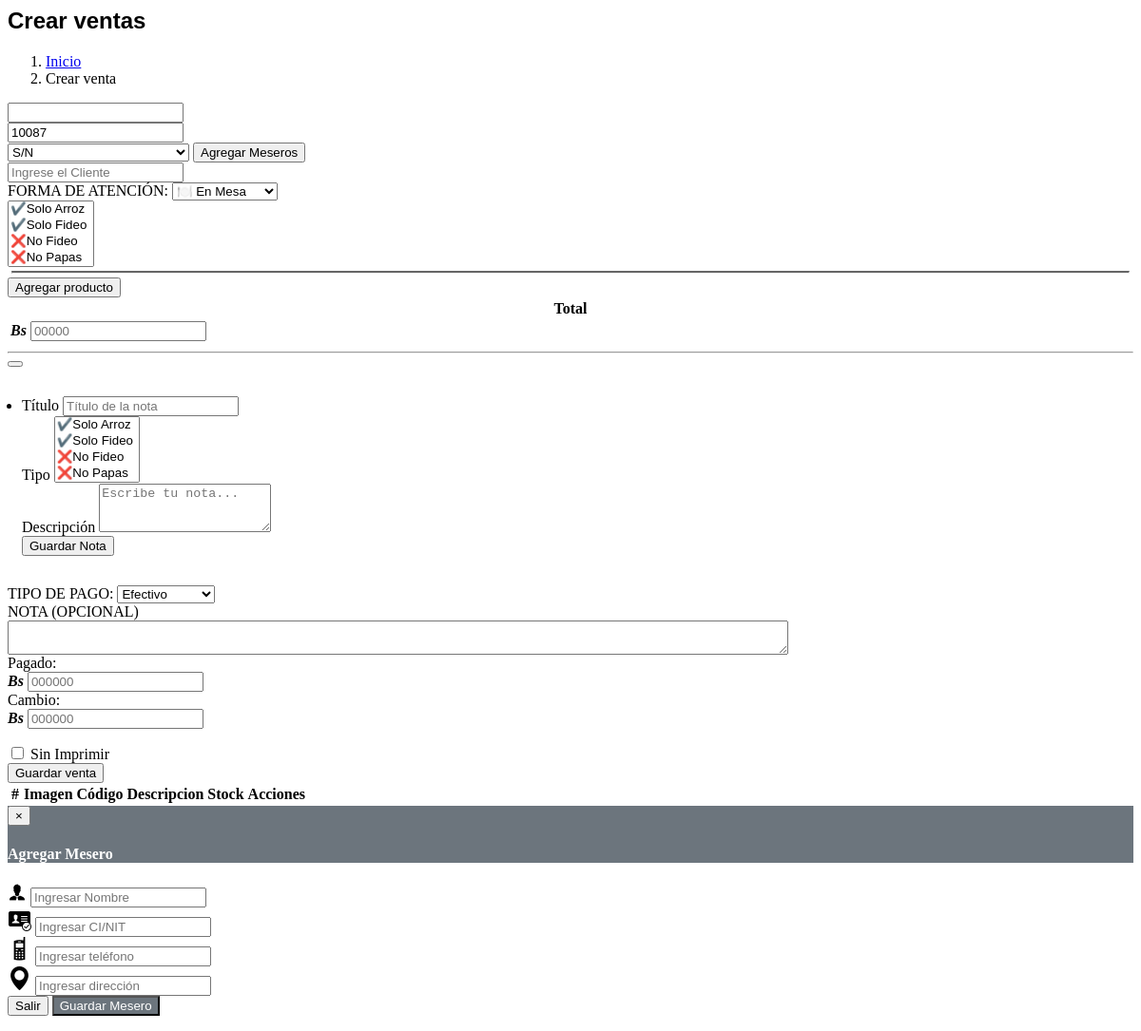
/vistas/modulos/crear-venta.php, run on an earlier commit of the app's database.
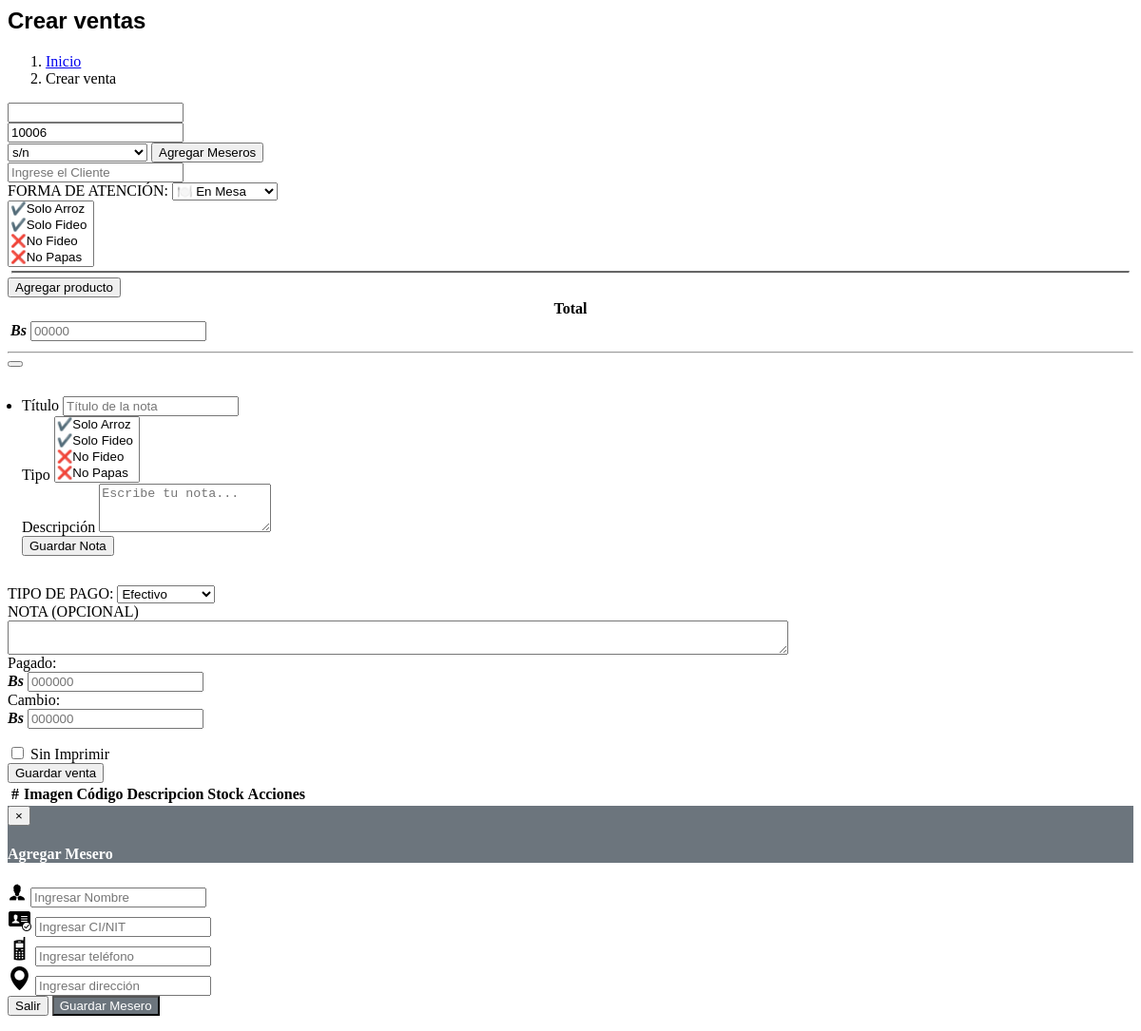
And on a later commit of the database.
### tables this page shows
CREATE TABLE `ventas` (
  `id` int(11) NOT NULL,
  `codigo` int(11) NOT NULL,
  `id_mesero` int(11) DEFAULT NULL,
  `id_cliente` int(11) DEFAULT NULL,
  `id_vendedor` int(11) DEFAULT NULL,
  `total` float NOT NULL,
  `total_pagado` float DEFAULT NULL,
  `fecha` timestamp NOT NULL DEFAULT current_timestamp() ON UPDATE current_timestamp(),
  `nota` varchar(300) DEFAULT NULL,
  `tipo_pago` varchar(100) DEFAULT NULL,
  `cambio` float DEFAULT NULL,
  `forma_atencion` varchar(200) DEFAULT NULL,
  `estado` tinyint(4) NOT NULL DEFAULT 1
);

### controladores/ventas.controlador.php (called while the page is built, shortened)
<?php
class ControladorVentas{
	static public function ctrMostrarVentas($item, $valor){
		$tabla = "ventas";
		$respuesta = ModeloVentas::mdlMostrarVentas($tabla, $item, $valor);
		return $respuesta;
	}
}

### modelos/conexion.php (called while the page is built)
<?php
class Conexion{
	static public function conectar(){
		$link = new PDO("mysql:host=localhost;dbname=pos_php_nativo-main",
			            "root",
			            "");
		$link->exec("set names utf8");
		return $link;
	}
}

### modelos/ventas.modelo.php (called while the page is built, shortened)
<?php
require_once "conexion.php";
class ModeloVentas
{
	static public function mdlMostrarVentas($tabla, $item, $valor)
	{
		if ($item != null) {
			$stmt = Conexion::conectar()->prepare("SELECT * FROM $tabla WHERE $item = :$item ORDER BY id ASC");
			$stmt->bindParam(":" . $item, $valor, PDO::PARAM_STR);
			$stmt->execute();
			$result = $stmt->fetch();
			return $result ? $result : [];
		} else {
			$stmt = Conexion::conectar()->prepare("SELECT * FROM $tabla ORDER BY id ASC");
			$stmt->execute();
			return $stmt->fetchAll() ?: [];
		}
	}
}

### controladores/meseros.controlador.php (called while the page is built, shortened)
<?php
class ControladorMeseros{
	static public function ctrMostrarMeseros($item, $valor,$estado=1){
		$tabla = "meseros";
		$respuesta = ModeloMeseros::mdlMostrarMeseros($tabla, $item, $valor,$estado);
		return $respuesta;
	}
}

### modelos/meseros.modelo.php (called while the page is built, shortened)
<?php
require_once "conexion.php";
class ModeloMeseros{
	static public function mdlMostrarMeseros($tabla, $item, $valor,$estado){
		if($item != null){
			$stmt = Conexion::conectar()->prepare("SELECT * FROM $tabla WHERE $item = :$item  AND estado=:estado ORDER BY id DESC ");
			$stmt -> bindParam(":".$item, $valor, PDO::PARAM_STR);
			$stmt -> bindParam(":estado",$estado,  PDO::PARAM_STR);
			$stmt -> execute();
			return $stmt -> fetch();
		}else{
			$stmt = Conexion::conectar()->prepare("SELECT * FROM $tabla WHERE estado=:estado ORDER BY id DESC ");
			$stmt -> bindParam(":estado",$estado,  PDO::PARAM_STR);
			$stmt -> execute();
			return $stmt -> fetchAll();
		}
	}
}

### vistas/modulos/crear-venta.php (the view, shortened to what this page needs)
<div class="content-wrapper text-uppercase ">
  <section class="content-header">
    <h1 style="font-weight: bold; font-family: Arial, sans-serif;">
      Crear ventas
    </h1>
    <ol class="breadcrumb">
      <li><a href="#"><i class="fa fa-dashboard"></i> Inicio</a></li>
      <li class="active">Crear venta</li>
    </ol>
  </section>
  <section class="content">
    <div class="row">
      <div class="col-lg-5 col-xs-12">
        <div class="box">
          <form role="form" method="post" class="formularioVenta" id="ventaForm">
            <div class="box-body">
              <div class="">
                <div class="form-group">
                  <div class="input-group">
                    <input type="text" class="form-control text-uppercase " id="nuevoVendedor" value="<?php echo $_SESSION["nombre"]; ?>" readonly>
                  </div>
                </div>
                <div class="form-group">
                  <div class="input-group">
                    <?php
                    $item = null;
                    $valor = null;
                    $ventas = ControladorVentas::ctrMostrarVentas($item, $valor,);
                    if (!$ventas) {
                      echo '<input type="text" class="form-control" id="nuevaVenta" name="nuevaVenta" value="10001" readonly>';
                    } else {
                      foreach ($ventas as $key => $value) {
                      }
                      $codigo = $value["codigo"] + 1;
                      echo '<input type="text" class="form-control" id="nuevaVenta" name="nuevaVenta" value="' . $codigo . '" readonly>';
                    }
                    ?>
                  </div>
                </div>
                <div class="form-group">
                  <div class="input-group">
                    <select class="select2 text-uppercase form-control" id="seleccionarMesero" name="seleccionarMesero" required>
                      <?php
                      $item = null;
                      $valor = null;
                      $categorias = ControladorMeseros::ctrMostrarMeseros($item, $valor);
                      foreach ($categorias as $key => $value) {
                        echo "<option value='" . $value['id'] . "' " . ($value['id'] == 1 ? 'selected' : '') . ">" . $value['nombre'] . "</option>";
                      }
                      ?>
                    </select>
                    <span class="input-group-addon"><button type="button" class="btn btn-default btn-xs text-uppercase" data-toggle="modal" data-target="#modalAgregarMesero" data-dismiss="modal">Agregar Meseros</button></span>
                  </div>
                </div>
                <div class="form-group">
                  <div class="input-group">
                    <input type="text" class="form-control text-uppercase" id="cliente" name="cliente" value="" placeholder="Ingrese el Cliente" autocomplete="off"  >
                  </div>
                </div>
                <div class="row ">
                  <div class="col-md-6">
                    <div class="form-group">
                      <label for="tipo_pago">FORMA DE ATENCIÓN:</label>
                      <select class="form-control input-sm" id="formaAtencion" name="formaAtencion">
                        <option value="2" selected>🍽️ En Mesa</option>
                      </select>
                    </div>
                  </div>
                  <div class="col-md-6">
                    <div class="form-group">
                        <select class="select2 text-uppercase form-control input-sm" name="states[]" multiple="multiple">
                            <option value="1">✔️Solo Arroz</option>
                            <option value="2">✔️Solo Fideo</option>
                            <option value="3">❌No Fideo</option>
                            <option value="4">❌No Papas</option>
                            <option value="5">✔️Solo Papas</option>
                        </select>
                    </div>
                  </div>
                </div>
                <hr style="border-top: 2px solid rgba(69, 69, 69, 0.82); margin:4px">
                <button type="button" class="btn btn-default hidden-lg btnAgregarProducto"> Agregar producto</button>
                <div class="row">
                  <div class="col-xs-6 pull-right">
                    <table style="width:100%">
                      <thead>
                        <tr>
                          <th class="text-uppercase">Total</th>
                        </tr>
                      </thead>
                      <tbody>
                        <tr>
                          <td>
                            <div class="input-group">
                              <span class="input-group-addon"><i><b>Bs</b></i></span>
                              <input type="text" class="form-control " id="nuevoTotalVenta" name="nuevoTotalVenta" total="" placeholder="00000" readonly required>
                            </div>
                          </td>
                        </tr>
                      </tbody>
                    </div>
                  </div>
                </div>
                <hr>
                <div class="dropdown">
                  <button class="btn btn-primary dropdown-toggle" type="button" id="dropdownMenuButton" data-toggle="dropdown" aria-haspopup="true" aria-expanded="false">
                  </button>
                  <ul class="dropdown-menu" aria-labelledby="dropdownMenuButton">
                    <li>
                      <form id="noteForm" onsubmit="return false;">
                        <div class="form-group">
                          <label for="noteTitle">Título</label>
                          <input type="text" class="form-control" id="noteTitle" placeholder="Título de la nota">
                        </div>
                        <div class="form-group">
                          <label for="noteType">Tipo</label>
                            <select class="select2 text-uppercase form-control input-sm" name="states[]" multiple="multiple">
                                <option value="1">✔️Solo Arroz</option>
                                <option value="2">✔️Solo Fideo</option>
                                <option value="3">❌No Fideo</option>
                                <option value="4">❌No Papas</option>
                                <option value="5">✔️Solo Papas</option>
                            </select>
                        </div>
                        <div class="form-group">
                          <label for="noteDescription">Descripción</label>
                          <textarea class="form-control" id="noteDescription" rows="3" placeholder="Escribe tu nota..."></textarea>
                        </div>
                        <button type="submit" class="btn btn-success btn-block">Guardar Nota</button>
                      </form>
                    </li>
                  </ul>
                </div>
                <div class="row">
                  <div class="col-md-6">
                    <div class="form-group">
                      <label for="tipo_pago">TIPO DE PAGO:</label>
                      <select class="form-control input-sm" id="tipoPago" name="tipoPago">
                        <option value="1">Efectivo</option>
                      </select>
                    </div>
                      <div class="row">
                        <div class="col-md-12">
                          <div class="form-group">
                            <div class="input-group-prepend">
                              <label class="input-group-text">NOTA (OPCIONAL)</label>
                            </div>
                            <textarea class="form-control text-uppercase" id="nota" cols="100" rows="2" name="nota" aria-label="With textarea"></textarea>
                          </div>
                        </div>
                      </div>
                  </div>
                  <div class="col-md-6 cajasMetodoPago">
                    <div class="form-group ">
                      <label for="nuevoValorEfectivo">Pagado:</label>
                      <div class="input-group">
                        <span class="input-group-addon"><i><b>Bs</b></i></span>
                        <input type="text" class="form-control input-sm" id="nuevoValorEfectivo" name="nuevoValorEfectivo" placeholder="000000" required>
                      </div>
                    </div>
                    <div class="form-group " id="capturarCambioEfectivo">
                      <label for="nuevoCambioEfectivo">Cambio:</label>
                      <div class="input-group">
                        <span class="input-group-addon"><i><b>Bs</b></i></span>
                        <input type="text" class="form-control input-sm" id="nuevoCambioEfectivo" name="nuevoCambioEfectivo" placeholder="000000" readonly
                          required>
                      </div>
                    </div>
                  </div>
                </div>
              </div>
            </div>
            <div class="box-footer">
              <div class="row">
                <div class="col-xs-6 text-left">
                  <div class="form-check">
                    <input type="checkbox" class="form-check-input" id="sinImprimir" name="sinImprimir">
                    <label class="form-check-label" for="sinImprimir"> Sin Imprimir</label>
                  </div>
                </div>
                <div class="col-xs-6 text-right">
                  <button type="button" id="guardarVentaBtn" class="btn btn-primary pull-right">Guardar venta</button>
                </div>
              </div>
            </div>
        </div>
      </div>
      <div class="col-lg-7 hidden-md hidden-sm hidden-xs  ">
        <div class="box box-warning">
          <div class="box-body">
            <table class="table table-bordered table-striped dt-responsive tablaVentas text-uppercase ">
              <thead>
                <tr>
                  <th style="width: 10px">#</th>
                  <th>Imagen</th>
                  <th>Código</th>
                  <th>Descripcion</th>
                  <th>Stock</th>
                  <th>Acciones</th>
                </tr>
              </thead>
            </table>
          </div>
        </div>
      </div>
    </div>
<div id="modalAgregarMesero" class="modal fade" role="dialog">
  <div class="modal-dialog">
    <div class="modal-content">
      <form role="form" method="post">
        <div class="modal-header" style="background:#6c757d; color:white">
          <button type="button" class="close" data-dismiss="modal">&times;</button>
          <h4 class="modal-title">Agregar Mesero</h4>
        </div>
        <div class="modal-body">
          <div class="box-body">
            <div class="form-group">
              <div class="input-group">
                <span class="input-group-addon">
                  <img>
                </span>
                <input type="text" class="form-control input-lg" name="nuevoMesero" placeholder="Ingresar Nombre" required>
              </div>
            </div>
            <div class="form-group">
              <div class="input-group">
                <span class="input-group-addon">
                  <img>
                </span>
                <input type="text" class="form-control input-lg" name="nuevoDocumentoId" placeholder="Ingresar CI/NIT" required>
              </div>
            </div>
            <div class="form-group">
              <div class="input-group">
                <span class="input-group-addon">
                  <img>
                </span>
                <input type="number" class="form-control input-lg" name="nuevoTelefono" placeholder="Ingresar teléfono" required>
              </div>
            </div>
            <div class="form-group">
              <div class="input-group">
                <span class="input-group-addon">
                  <img>
                </span>
                <input type="text" class="form-control input-lg" name="nuevaDireccion" placeholder="Ingresar dirección" required>
              </div>
            </div>
          </div>
        </div>
        <div class="modal-footer">
          <button type="button" class="btn btn-default pull-left" data-dismiss="modal">Salir</button>
          <button type="submit" class="btn btn-" style="background:#6c757d; color:white">Guardar Mesero </button>
        </div>
      </form>
    </div>
  </div>
</div>

### vistas/modulos/crear-venta.php (style rules this page uses)
.dropdown-menu { padding: 15px; min-width: 300px; }

What changed in the data, as far as the page shows it:
removed ventas: nuevaVenta "10087"
now on this page (row edited): ventas: nuevaVenta "10006"
Also different on the page:
form field seleccionarMesero: "S/N" → "s/n"
